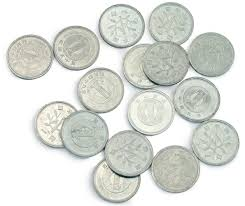
#> input picture taller3/segKmeans2/coins.jpg, 245 x 206 px
$ python segKmeans.py
#> lines starting #> are read from the running program, lines starting #| are printed output that depends on the picture; after the words box and inside, x2 and y2 are one past the last pixel; in counts of white or black regions, pixels touching at a corner belong together
#!/usr/bin/env python3
# -*- coding: utf-8 -*-
"""
Created on Mon Oct 29 11:46:00 2018

@author: mariatorres
"""

import numpy as np
import cv2
from matplotlib import pyplot as plt
from sklearn.cluster import KMeans

img = cv2.imread('coins.jpg')
#> img is the input picture: shape (206, 245, 3); mean B, G, R 218.5, 223.7, 221.2
[nf,nc,nb] = img.shape
#> nf = 206; nc = 245; nb = 3
plt.imshow(img,cmap='gray')
plt.axis('off')

img2 = np.reshape(img,(nf*nc,nb))
kmeans = KMeans(n_clusters=2, random_state=0).fit(img2)
C = kmeans.labels_

imgC = np.reshape(C,(nf,nc))
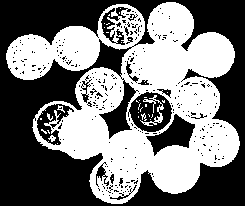
#> imgC: shape (206, 245) int32; values 0 (black) and 1 (white), 46.8% white; 36 white regions (30 under 20 px), largest, box (x1, y1, x2, y2) and area: (6, 2, 240, 204) 23256, (140, 95, 164, 126) 185, (48, 135, 56, 142) 30, (57, 105, 65, 113) 24, (47, 113, 53, 121) 22, (141, 113, 147, 121) 21
plt.figure
plt.imshow(imgC)
plt.axis('off')
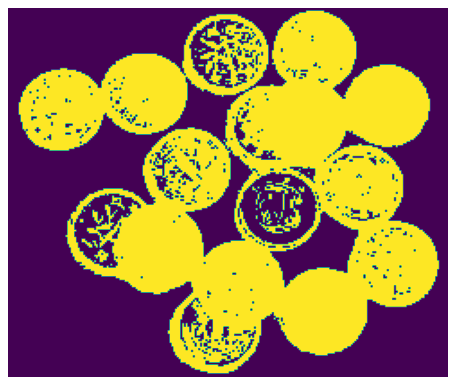
#> figure drawn by matplotlib, 1 panel; B, G, R data is drawn as R, G, B

$ run again, with taller3/segKmeans2/fruit.jpg copied over taller3/segKmeans2/coins.jpg
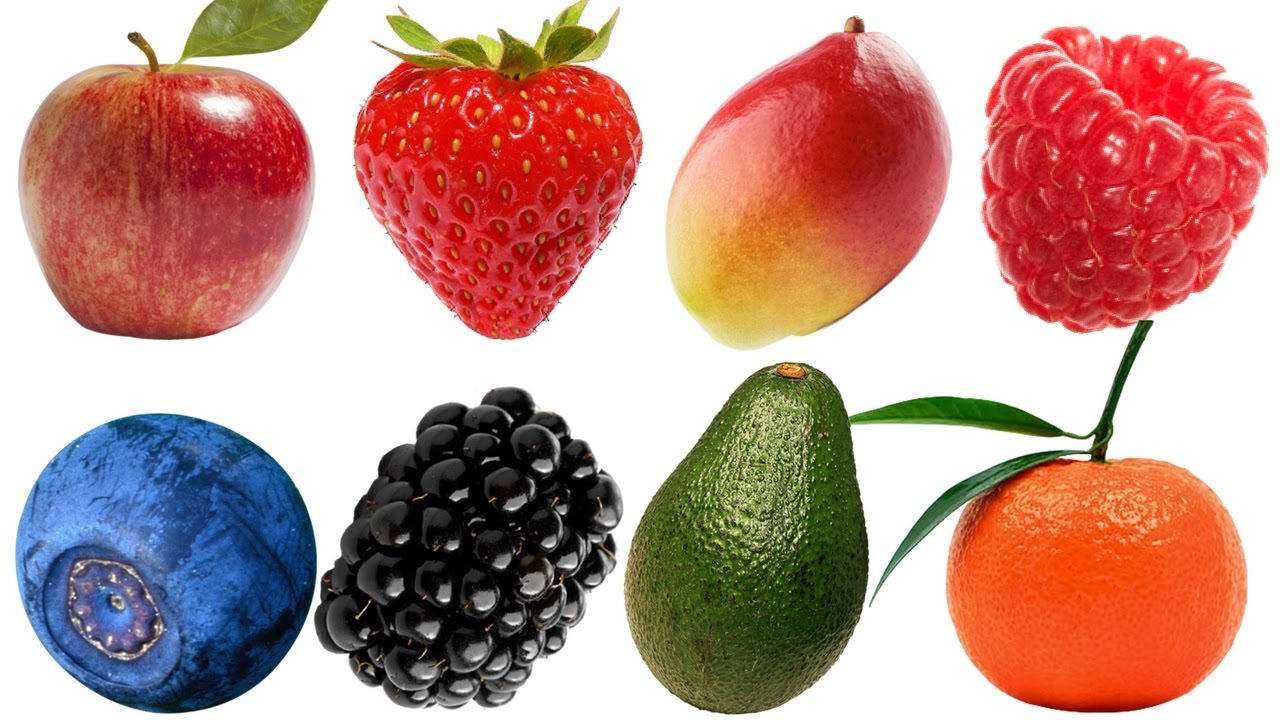
#> input picture taller3/segKmeans2/fruit.jpg, 1280 x 720 px
#> img is the input picture: shape (720, 1280, 3); mean B, G, R 141.4, 149.8, 191.5
#> `imgC = np.reshape(C,(nf,nc))`:
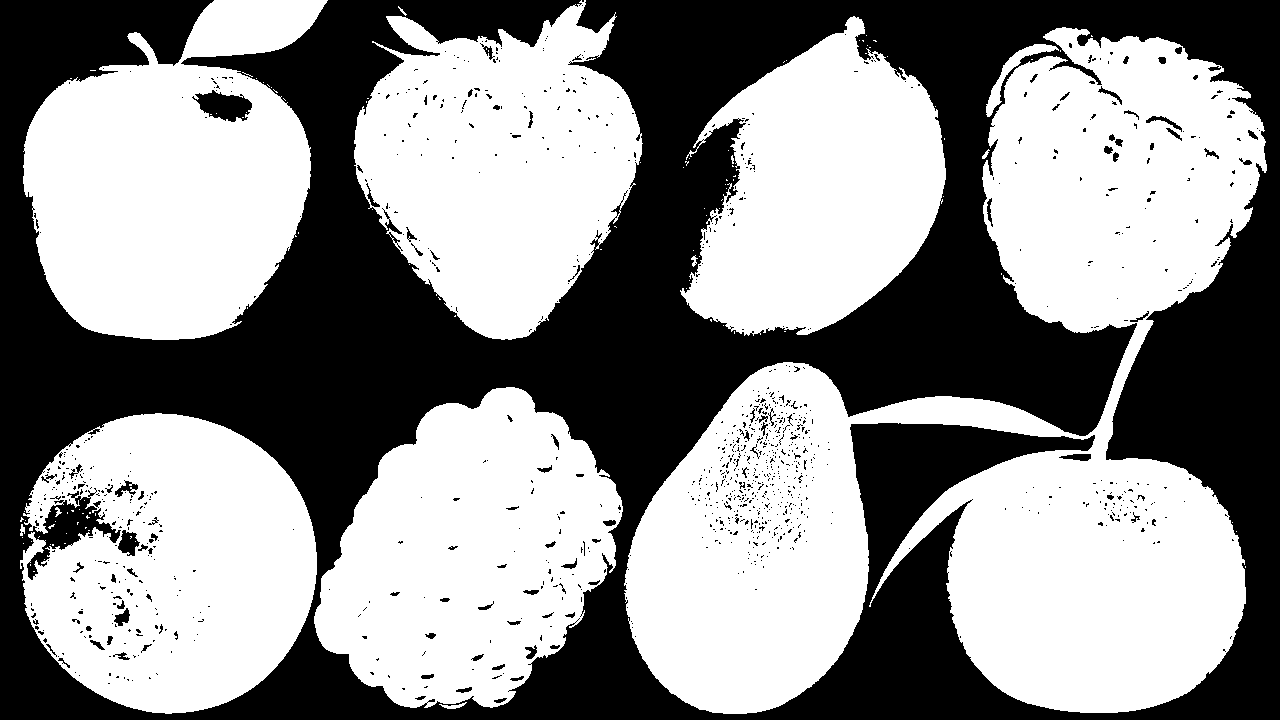
#> imgC: shape (720, 1280) int32; values 0 (black) and 1 (white), 56.3% white; 1136 black regions (1033 under 20 px), largest, box (x1, y1, x2, y2) and area: (0, 0, 1280, 720) 392830, (192, 90, 252, 122) 1154, (118, 530, 140, 556) 347
#> `plt.axis('off')`:
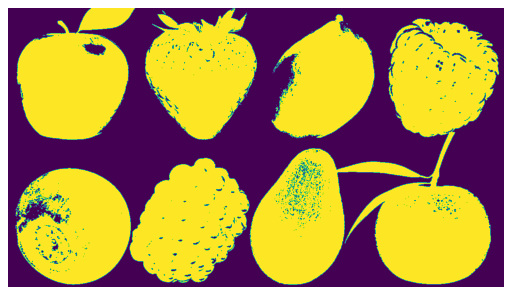
#> figure drawn by matplotlib, 1 panel; B, G, R data is drawn as R, G, B
